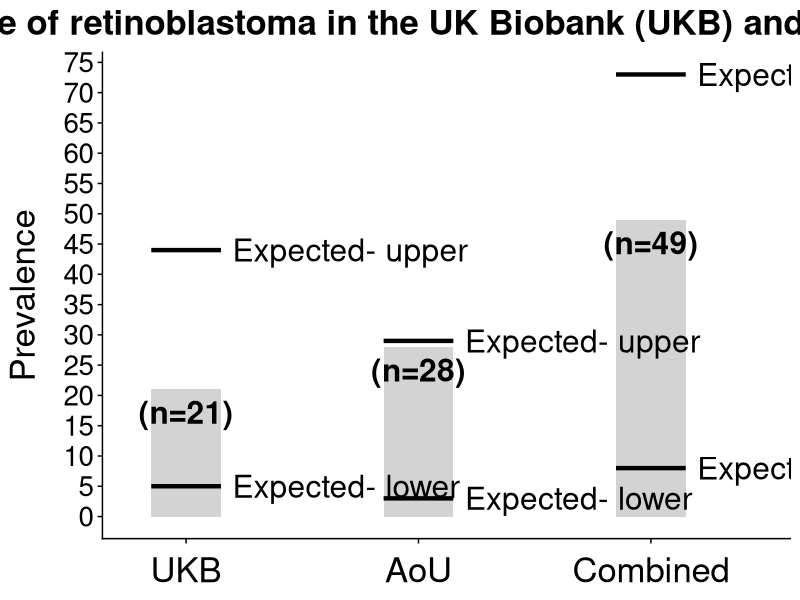
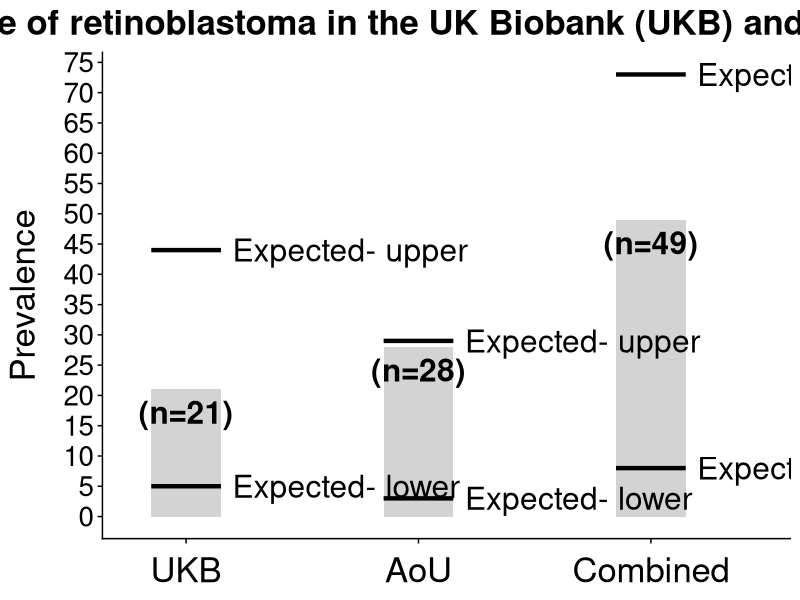

Source code (R) for these figures, in order:

library(tidyverse)
library(ggplot2)
library(cowplot)


# ---------------------------
# Data: prevalence counts
# ---------------------------

# Creates a wide-format data frame:
# - columns are cohorts (UKB, AoU, Combined)
# - rows are groups (observed, expected upper bound, expected lower bound)

df_2 <- data.frame("UKB" = c(21, 44, 5),
                   "AoU" = c(28, 29, 3),
                   "Combined" = c(49, 73, 8),
                   row.names = c("observed", "expected_upper", "expected_lower"), 
                   stringsAsFactors = FALSE)

df_2  # prints to console

# ---------------------------
# Reshape to long format for ggplot
# ---------------------------

# Converts row names (observed/expected_*) into a real column called "group"
# Then pivots so you get one row per (group, cohort) with a "count"

df_long_2 <- df_2 %>%
  rownames_to_column("group") %>%
  pivot_longer(
    cols = -group,
    names_to = "cohort",
    values_to = "count")

# Sets the x-axis order (otherwise ggplot might sort alphabetically)

df_long_2$cohort <- factor(df_long_2$cohort, levels = c("UKB", "AoU", "Combined"))

df_long_2 # prints long data


# Split into two datasets:
# - df_obs: the bars
# - df_exp: the horizontal expected lines (upper/lower)

df_obs <- df_long_2 %>% filter(group == "observed")
df_exp <- df_long_2 %>% filter(group != "observed")

df_obs
df_exp

# ---------------------------
# Plot parameters
# ---------------------------

# Controls bar width and the "half-width" used to draw the expected line segments
# so the segment spans the width of the bar

bar_width <- 0.3
half_w <- bar_width / 2

# ---------------------------
# Build plot
# ---------------------------

prevalence_graph_2 <- ggplot() +
  
  # ---- Observed bars ----
  geom_col(
    data = df_obs,
    aes(x = cohort, y = count, fill = group),
    width = bar_width,
    fill = 'lightgray',
    show.legend = FALSE) +
  
  # Label observed bars with sample size text
  # vjust > 0 moves text downward (relative to y position)
  geom_text(
    data = df_obs,
    aes(x = cohort, y = count, label = paste0("(n=", count, ")")),
    vjust = 1.5,   # moves labels just below the bars
    size = 8,
    fontface = "bold", 
    color = "black") +
  
  # ---- Expected prevalence lines ----
  # Uses numeric x positions so you can draw a horizontal segment centered on each bar.
  # x = cohort index - half_w, xend = cohort index + half_w
  geom_segment(
    data = df_exp,
    aes(x = as.numeric(factor(cohort)) - half_w,
        xend = as.numeric(factor(cohort)) + half_w,
        y = count,
        yend = count,
        color = group),
    linewidth = 1.5,
    inherit.aes = FALSE) +
  
  # Labels for expected lines (nudged right of the segment)
  geom_text(
    data = df_exp,
    aes(x = as.numeric(factor(cohort)) + 0.20,   # nudges label to the right
        y = count,
        label = ifelse(group == "expected_upper", "Expected- upper", "Expected- lower")),
    inherit.aes = FALSE,
    hjust = 0,
    size = 8,
    color = "black") +
  
  # Axis labels (x is blank on purpose)
  labs(x = NULL, y = "Prevalence",
       color = "Expected",
       size = 15) +
  
  # Both expected_* groups are set to black, so they’re visually identical.
  # (You’re distinguishing them via their text labels instead)
  
  scale_color_manual(
    values = c("expected_upper" = "black",
               "expected_lower" = "black")) +
  
  # Adds padding so right-side labels don’t get clipped
  scale_x_discrete(expand = expansion(mult = c(0.18, 0.3))) +
  
  # Sets y ticks every 5 units from 0 to 80
  scale_y_continuous(breaks = seq(0, 80, by = 5)) +
  
  scale_fill_viridis_d(option = "viridis") +
  
  # Plot title
  labs(title = "Prevalence of retinoblastoma in the UK Biobank (UKB) and All of Us (AoU)", fill = NULL, size = 15) +
  
  # Set theme
  theme_cowplot() +
  
  theme(
    legend.position = "none",
    panel.background = element_rect(fill = "white"),
    plot.background  = element_rect(fill = "white"),
    
    # Typography sizing and spacing
    axis.title.y = element_text(margin = margin(r = 15), size = 25),
    axis.text.y = element_text(size = 20),
    axis.text.x = element_text(margin = margin(t = 10), size = 25),
    plot.title = element_text(hjust = 0.5, size=25))

prevalence_graph_2

# ---------------------------
# Save output
# ---------------------------

# Saves to your current working directory

ggsave("prevalence_plot_UKB_AOU_combined.png", plot = prevalence_graph_2, width = 20, height = 12, dpi = 600)

